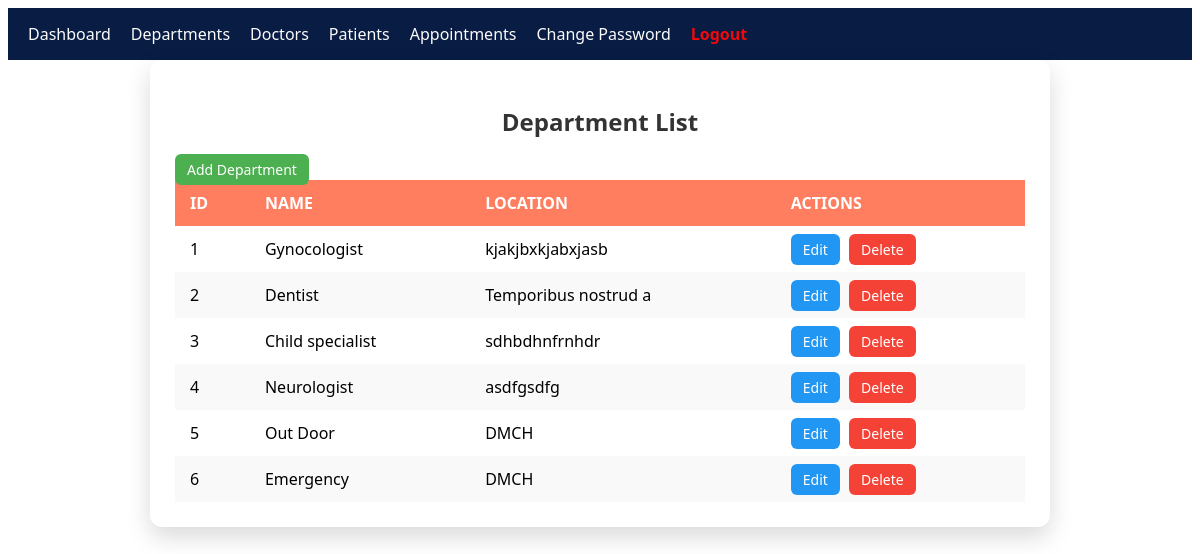
/department_list/ (signed in), run on the app's committed database.
### myapp/models.py (models this page shows, shortened)
class Department(models.Model):
    name = models.CharField(max_length=100, null=True)
    location = models.CharField(max_length=100, null=True)

### myapp/views.py (the view)
# urls.py: path('department_list/', department_list, name="department_list"),
@login_required
def department_list(request):
    Dept = Department.objects.all()
    return render(request, 'department/department_list.html', {'Dept': Dept})

### myapp/templates/department/department_list.html (shortened to what this page needs)
{% extends 'master/base.html' %}
{% block body %}
<!DOCTYPE html>
<html lang="en">
<head>
</head>
<body>
    <div class="category-list-box">
        <h2>Department List</h2>
        <a href="{% url 'add_department' %}" class="action-btn view-btn">
            Add Department
        </a>
        <table class="category-table">
            <thead>
                <tr>
                    <th>ID</th>
                    <th>Name</th>
                    <th>Location</th>
                    <th>Actions</th>
                </tr>
            </thead>
            <tbody>
                {% for i in Dept %}
                <tr>
                    <td>{{ forloop.counter }}</td>
                    <td>{{ i.name }}</td>
                    <td>{{ i.location }}</td>
                    <td>
                        <a href="{% url 'edit_department' i.id %}" class="action-btn edit-btn">Edit</a>
                        <a href="{% url 'delete_department' i.id %}" class="action-btn delete-btn">Delete</a>
                    </td>
                </tr>
                {% endfor %}
            </tbody>
        </table>
    </div>
</body>
</html>
{% endblock body %}

### myapp/templates/department/department_list.html (style rules this page uses)
* { box-sizing: border-box; font-family: "Segoe UI", Tahoma, sans-serif; }
.category-list-box { max-width: 900px; margin: auto; background: #fff; border-radius: 12px; padding: 25px; box-shadow: 0 10px 25px rgba(0, 0, 0, 0.15); }
.category-list-box h2 { text-align: center; margin-bottom: 20px; color: #333; }
.category-table { width: 100%; border-collapse: collapse; }
.category-table th, .category-table td { text-align: left; padding: 12px 15px; }
.category-table th { background: #ff7e5f; color: #fff; font-weight: 600; text-transform: uppercase; }
.category-table tr:nth-child(even) { background: #f9f9f9; }
.action-btn { padding: 6px 12px; border-radius: 6px; text-decoration: none; font-size: 14px; margin-right: 5px; }
.view-btn { background: #4caf50; color: #fff; }
.edit-btn { background: #2196f3; color: #fff; }
.delete-btn { background: #f44336; color: #fff; }

### data on the page
Department: name "Gynocologist", location "kjakjbxkjabxjasb"
Department: name "Dentist", location "Temporibus nostrud a"
Department: name "Child specialist", location "sdhbdhnfrnhdr"
Department: name "Neurologist", location "asdfgsdfg"
Department: name "Out Door", location "DMCH"
Department: name "Emergency", location "DMCH"
